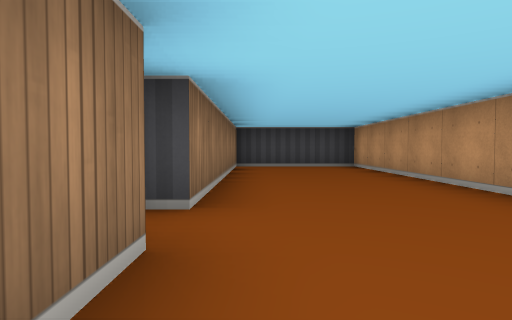
View 1 (above)

22 first-person views from a walk through a cub3D ray-caster map. The camera is about half as high as the walls, tilts 2° down and sees 75° across. The floor is counted in squares. Each view is taken from the middle of a square. On the plan, view 1 faces up. The plan holds only what a view shows up to about 9 squares ahead; the rest is blank.

View 2
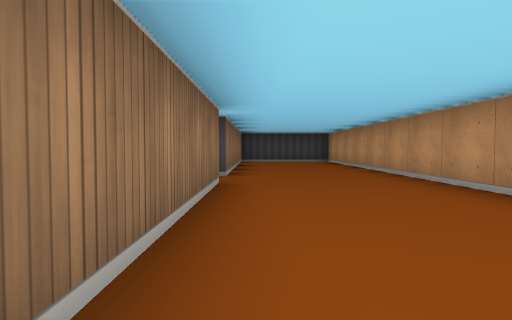

View 3
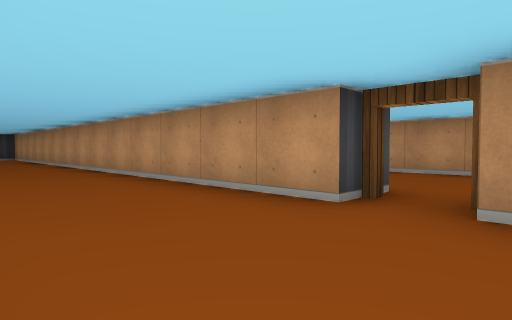

View 4
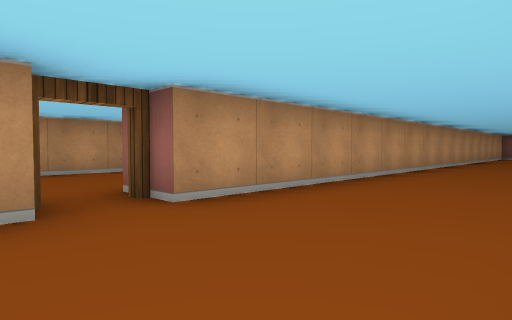

View 5
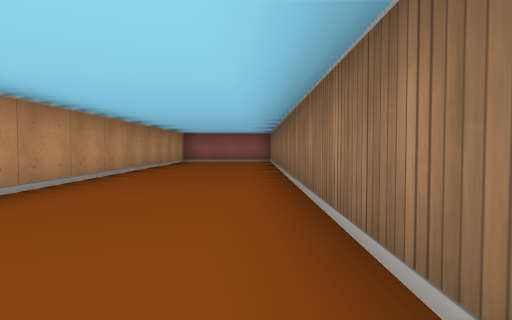

View 6
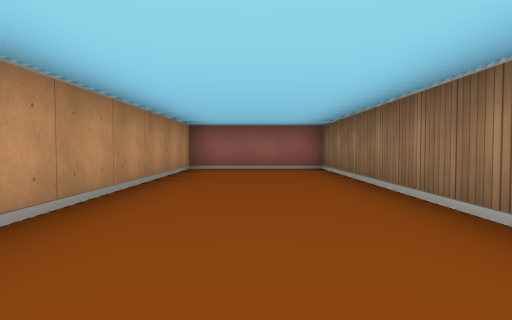

View 7
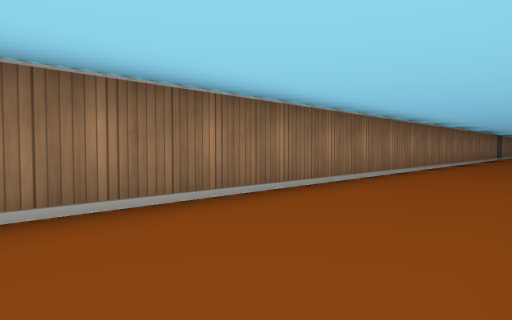

View 8
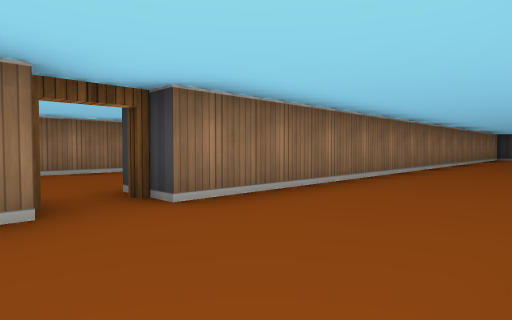

View 9
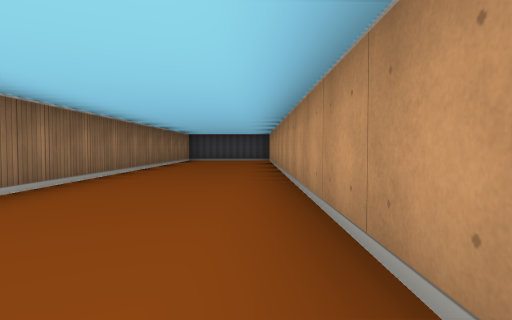

View 10
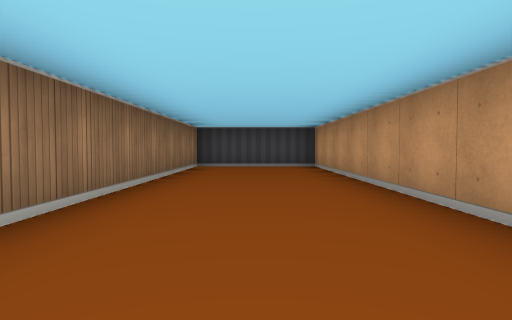

View 11
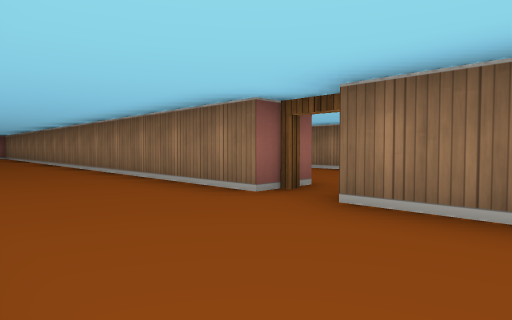

View 12
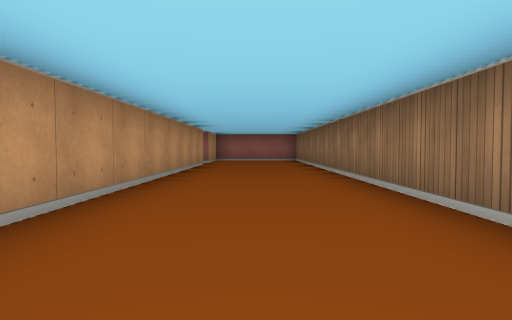

View 13
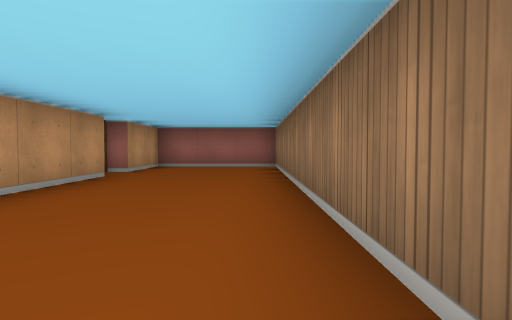

View 14
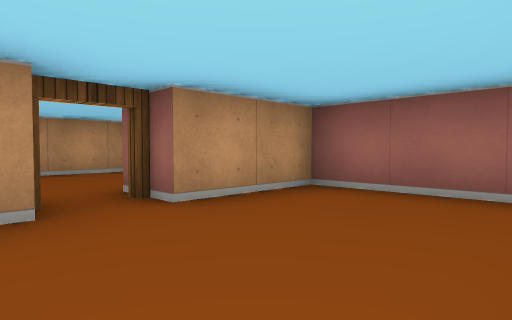

View 15
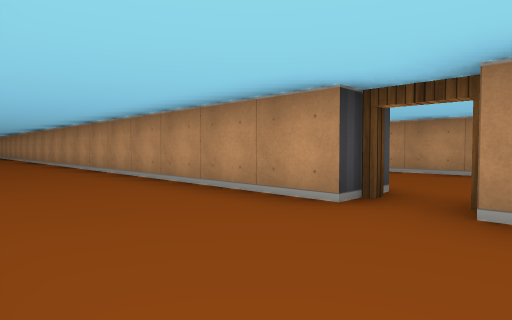

View 16
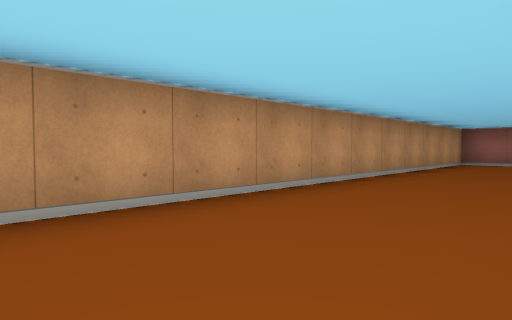

View 17
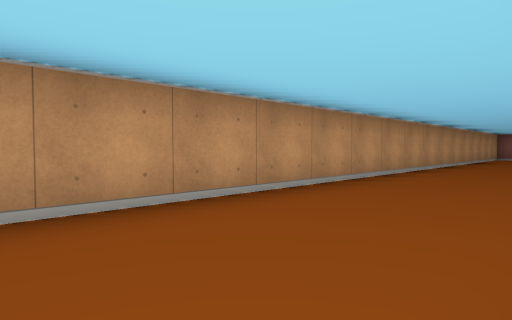

View 18
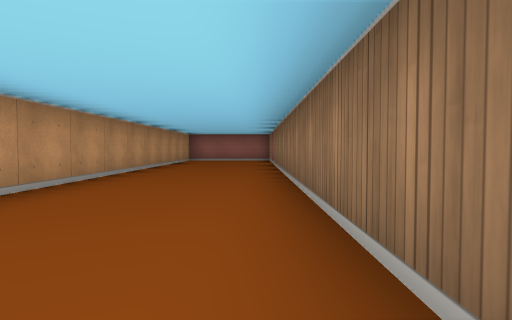

View 19
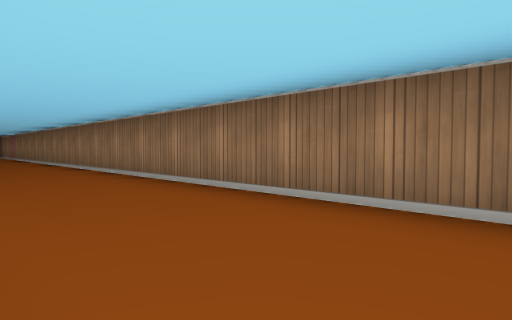

View 20
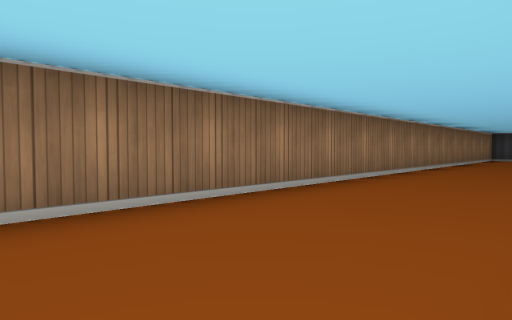

View 21
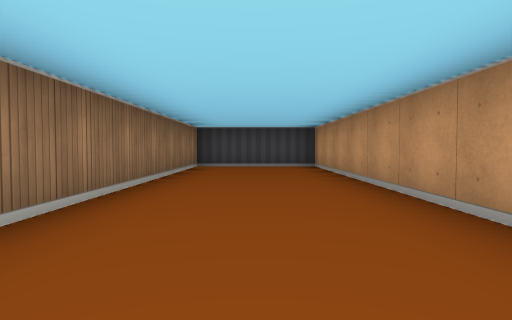

View 22
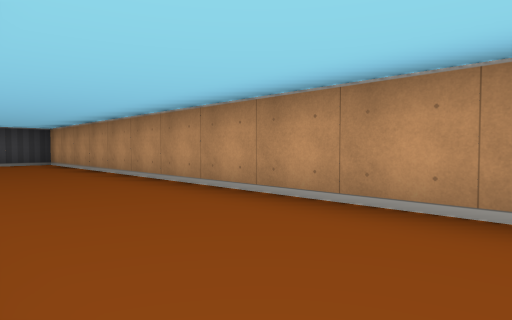

### Floor plan
Points are (right, up) in squares from view 1. A wall is a line through its corners. A room is listed if a view was taken in it or the views show most of it. See-through windows are left out.
Room 1 (views 1, 2, 3, 4, 5, 6, 7)
walls: (2.5, -5.5) (2.5, 8.5) (-0.5, 8.5) (-0.5, 2.5); (-0.5, 1.5) (-0.5, -21.5) (2.5, -21.5) (2.5, -6.5)
ways out: open door at (3, -6) to room 2; open door at (-1, 2)
Room 2 (views 8, 9, 10, 11, 12, 13, 14, 15)
walls: (3.5, -6.5) (3.5, -21.5) (6.5, -21.5) (6.5, -19.5); (6.5, -7.9) (6.5, 8.5) (3.5, 8.5) (3.5, -5.5); (6.5, -18.5) (6.5, -9.8)
ways out: open door at (3, -6) to room 1; open door at (7, -19) to room 3
Room 3 (views 16, 17, 18, 19, 20, 21, 22)
walls: (10.5, -1.8) (10.5, 8.5) (7.5, 8.5) (7.5, -17.8); (10.5, -21.2) (10.5, -6.2); (9.4, -21.5) (10.2, -21.5)
ways out: open door at (7, -19) to room 2

Positions as (right, up) in squares from view 1, and headings:
1: (0, 0), facing up
2: (0, -3), facing up
3: (0, -7), facing up-right
4: (0, -5), facing down-right
5: (0, -10), facing down
6: (1, -14), facing down
7: (2, -14), facing up-left
8: (6, -7), facing up-left
9: (6, -4), facing up
10: (5, 0), facing up
11: (6, -4), facing down-left
12: (5, -9), facing down
13: (4, -13), facing down
14: (4, -18), facing down-right
15: (4, -20), facing up-right
16: (8, -11), facing down-right
17: (8, -6), facing down-right
18: (8, -9), facing down
19: (10, -3), facing down-left
20: (10, -6), facing up-left
21: (9, 0), facing up
22: (8, -2), facing up-right
